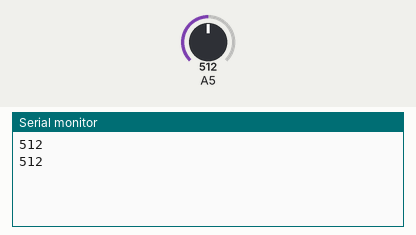
This sketch was run on a simulated Arduino Leonardo, built with avr-gcc and run on an emulated ATmega32U4. Shown: the last lines printed to the serial monitor. Inputs (shaded band) come from the test bench; at power-on: A5 = 512.

Above: at 1.8 s.
1.9 s: A5 set to 716
At 2.7 s:
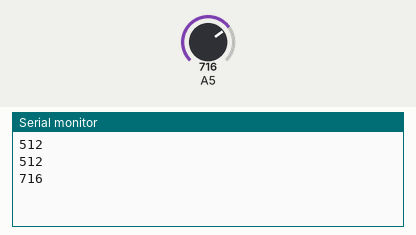
3.4 s: A5 set to 900
At 4.8 s:
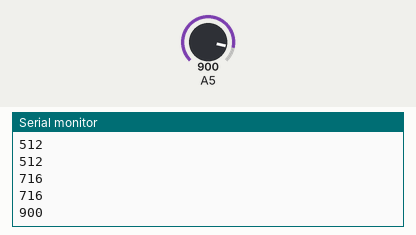
Timing chart, 0 to 6.4 s (numbered marks = the images above; inputs shaded):
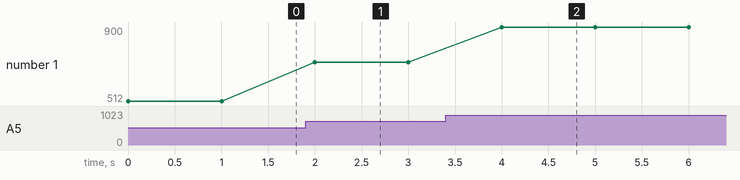

Measured:
- after the input at 1.9 s, the serial monitor: prints a new line after 0.10 s (image 1)
- after the input at 3.4 s, the serial monitor: prints a new line after 0.60 s (image 2)
- plotted number 1: 512 → 716 after the input at 1.9 s, 716 → 900 after the input at 3.4 s

The sketch:

LightSensorRead.ino
```cpp
#include <Esplora.h>

void setup()
{
  Serial.begin(9600);
}

void loop()
{
  int value = Esplora.readLightSensor();
  Serial.println(value);

  delay(1000);
}
```
